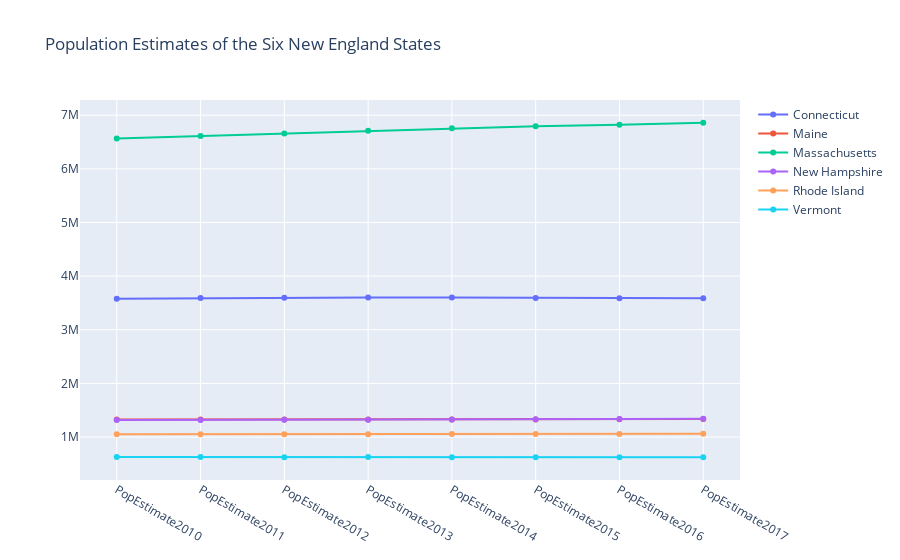

Here is the notebook cell this chart was saved with:
### Code cell
df = pd.read_csv('data/population.csv', index_col=0)

# create traces
traces = [go.Scatter(
    x = df.columns,
    y = df.loc[name],
    mode = 'markers+lines',
    name = name
) for name in df.index]

layout = go.Layout(
    title = 'Population Estimates of the Six New England States'
)

fig = go.Figure(data=traces,layout=layout)
fig.show()

### Figure 1 — Plotly figure (JSON) as saved in the notebook; plotly's stock layout.template omitted (floating-point values rounded to 4 significant figures)
{"data": [{"mode": "markers+lines", "name": "Connecticut", "type": "scatter", "x": ["PopEstimate2010", "PopEstimate2011", "PopEstimate2012", "PopEstimate2013", "PopEstimate2014", "PopEstimate2015", "PopEstimate2016", "PopEstimate2017"], "y": [3580171, 3591927, 3597705, 3602470, 3600188, 3593862, 3587685, 3588184]}, {"mode": "markers+lines", "name": "Maine", "type": "scatter", "x": ["PopEstimate2010", "PopEstimate2011", "PopEstimate2012", "PopEstimate2013", "PopEstimate2014", "PopEstimate2015", "PopEstimate2016", "PopEstimate2017"], "y": [1327568, 1327968, 1328101, 1327975, 1328903, 1327787, 1330232, 1335907]}, {"mode": "markers+lines", "name": "Massachusetts", "type": "scatter", "x": ["PopEstimate2010", "PopEstimate2011", "PopEstimate2012", "PopEstimate2013", "PopEstimate2014", "PopEstimate2015", "PopEstimate2016", "PopEstimate2017"], "y": [6564943, 6612178, 6659627, 6711138, 6757925, 6794002, 6823721, 6859819]}, {"mode": "markers+lines", "name": "New Hampshire", "type": "scatter", "x": ["PopEstimate2010", "PopEstimate2011", "PopEstimate2012", "PopEstimate2013", "PopEstimate2014", "PopEstimate2015", "PopEstimate2016", "PopEstimate2017"], "y": [1316700, 1318345, 1320923, 1322622, 1328684, 1330134, 1335015, 1342795]}, {"mode": "markers+lines", "name": "Rhode Island", "type": "scatter", "x": ["PopEstimate2010", "PopEstimate2011", "PopEstimate2012", "PopEstimate2013", "PopEstimate2014", "PopEstimate2015", "PopEstimate2016", "PopEstimate2017"], "y": [1053169, 1052154, 1052761, 1052784, 1054782, 1055916, 1057566, 1059639]}, {"mode": "markers+lines", "name": "Vermont", "type": "scatter", "x": ["PopEstimate2010", "PopEstimate2011", "PopEstimate2012", "PopEstimate2013", "PopEstimate2014", "PopEstimate2015", "PopEstimate2016", "PopEstimate2017"], "y": [625842, 626210, 625606, 626044, 625665, 624455, 623354, 623657]}], "layout": {"title": {"text": "Population Estimates of the Six New England States"}}}
